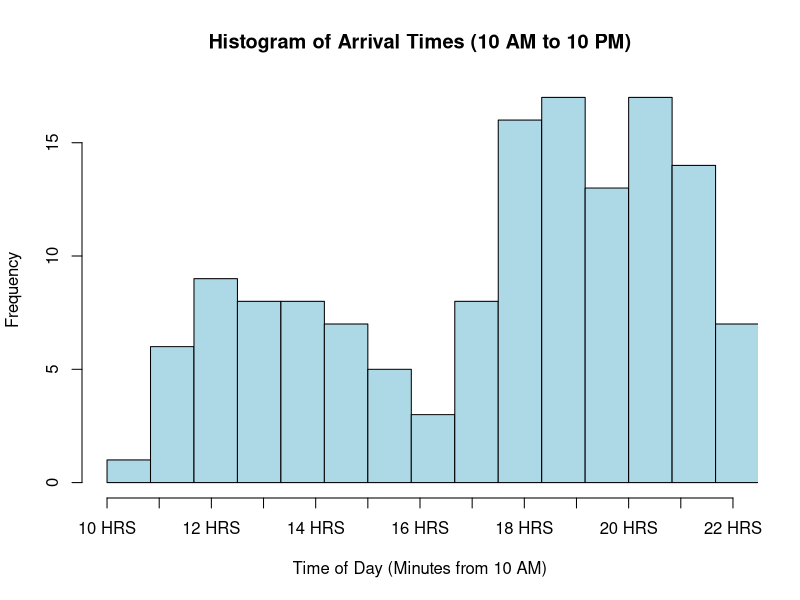
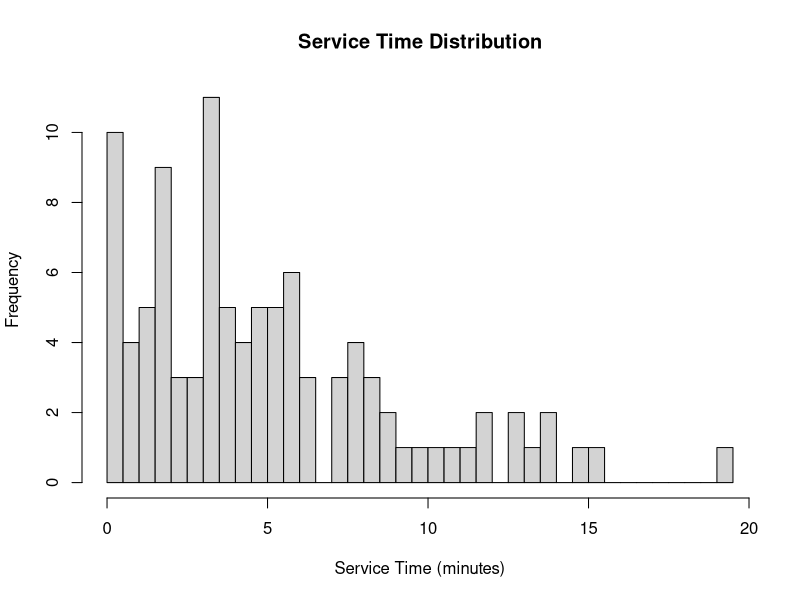
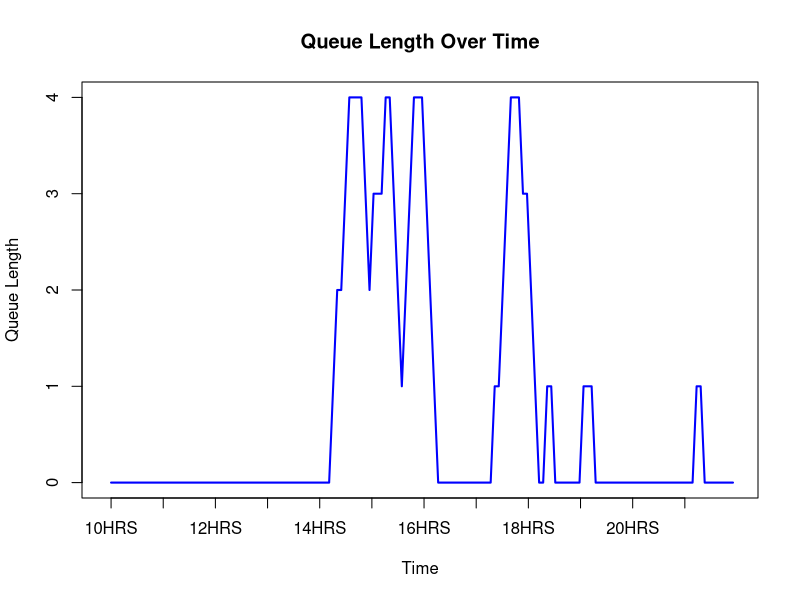

Write the R code that produced these figures, in order.
## ---- chunk 1

set.seed(123)

time_intervals <- c(0, 120, 300, 420, 720)
arrival_rates <- c(7, 12, 7, 17)
service_rates <- c(3, 3, 3, 3, 3, 3, 3, 5, 5, 5, 5, 5)
n_tables <- 5

#exponential rv
#inverse_cdf_exp <- function(lambda) {
 # -log(1 - runif(1)) / lambda
#}

simulate_poisson_arrivals <- function(lambda, start_time, end_time) {
  n_arrivals <- rpois(1, (lambda / 60) * (end_time - start_time))
  sort(runif(n_arrivals, start_time, end_time))
}

arrival_times <- c()
for (i in 1:4) {
  arrivals <- simulate_poisson_arrivals(arrival_rates[i], time_intervals[i], time_intervals[i + 1])
  arrival_times <- c(arrival_times, arrivals)
}

arrival_times_in_day <- arrival_times + 600

hist(arrival_times_in_day, 
     main = "Histogram of Arrival Times (10 AM to 10 PM)", 
     xlab = "Time of Day (Minutes from 10 AM)", 
     ylab = "Frequency", 
     col = "lightblue", 
     border = "black", 
     breaks = 20, 
     xlim = c(600, 1320),
     xaxt = "n")

axis(1, at = seq(600, 1320, by = 60), labels = paste(seq(10, 22), "HRS", sep = " "))

service_times <- sapply(arrival_times, function(t) {
  hour <- ceiling(t / 60) 
  rexp(1, rate = service_rates[hour]/60)
})

sample_service_times <- rexp(100, rate = 0.2) 

hist(sample_service_times, main = "Service Time Distribution", xlab = "Service Time (minutes)", breaks = 30)

current_time <- 0
downtime <- 0
queue <- c()
queue_lengths <- c() 
busy_tables <- rep(0, n_tables)
waiting_times <- c()


for (i in seq_along(arrival_times)) {
  next_arrival <- arrival_times[i]
  if (all(busy_tables == 0) && current_time < next_arrival) {
    downtime <- downtime + (next_arrival - current_time)
    print(paste("Downtime:", downtime))
  }
  current_time <- next_arrival
  busy_tables[busy_tables <= current_time] <- 0
  if (any(busy_tables == 0)) {
    next_table <- which(busy_tables == 0)[1]
    service_time <- service_times[i]
    busy_tables[next_table] <- current_time + service_time
    print(paste("Seating customer at table", next_table, "at time:", current_time, "for service time:", service_time))
  } else {
    queue <- c(queue, current_time)
  }
  queue_lengths <- c(queue_lengths, length(queue))
  while (length(queue) > 0 && any(busy_tables == 0)) {
    next_table <- which(busy_tables == 0)[1]
    wait_time <- current_time - queue[1]
    waiting_times <- c(waiting_times, wait_time)
    service_time <- service_times[i]
    busy_tables[next_table] <- current_time + service_time
    queue <- queue[-1] 
    queue_lengths <- c(queue_lengths, length(queue))
  }
}

plot(queue_lengths, type = "l", xlab = "Time", ylab = "Queue Length", 
     main = "Queue Length Over Time", col = "blue", lwd = 2, 
     xaxt = "n", xlim = c(0, length(queue_lengths)))

axis(1, at = seq(1, length(queue_lengths), by = length(queue_lengths) / 12), 
     labels = paste(10 + (seq(1, length(queue_lengths), by = length(queue_lengths) / 12) - 1) / (length(queue_lengths) / 12), "HRS", sep=""))

avg_wait_time <- if (length(waiting_times) > 0) mean(waiting_times) else 0

cat("Average Waiting Time:", avg_wait_time, "minutes\n")
cat("Total Downtime:", downtime, "minutes\n")

